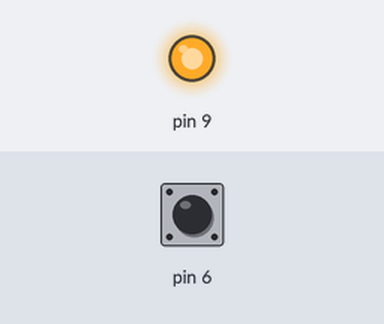
Simulated run of this sketch. Board: Arduino Uno, built with avr-gcc and run on an emulated ATmega328P. Parts: output pins drawn as LEDs (lit = HIGH). The inputs (shaded band) are chosen by the test bench; at power-on: pin 6 LOW. What the sketch prints to the serial monitor is not drawn.

Above: at 1.2 s.
1.3 s: pin 6 pulsed HIGH 2 times (0.12 s each, 0.3 s apart)
Timing chart, 0 to 4.3 s (numbered marks = the images above; inputs shaded):
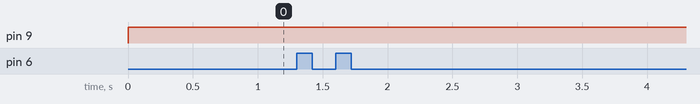

The sketch:

bobinado.ino
```cpp
int c=0, val = 0, out=0;
void setup() {
  Serial.begin(9600);
  pinMode(6, INPUT);
  pinMode(9, OUTPUT);

}

void loop() {
  digitalWrite(9, HIGH);
  val = digitalRead(6);
  while(val){
    c++;
    val = digitalRead(6);
  }
  if(c >= 10000){
    out++;
    Serial.println(out);
  }
  c=0;

  /*for(int i = 0; i<10000;i++){
    val = digitalRead(6);
    if(val == 1)
        c++;
     else
      c=0;
  }
  Serial.println(c);
  if(c == 10000){
    out++;
    Serial.println(out);
  }*/

}
```

Measured:
- after the input at 1.3 s, every drawn part: stays the same
